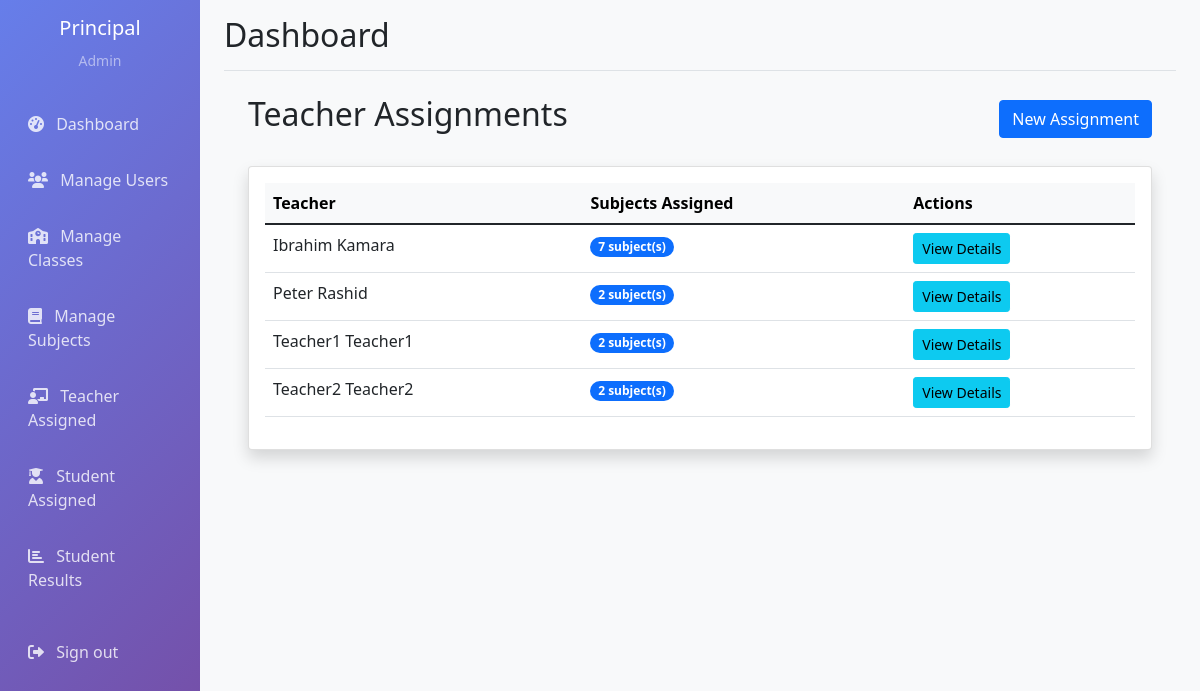
Page /accounts/teacher-assignments/ (signed in) on the committed database.
### accounts/models.py (models this page shows, shortened)
class CustomUser(AbstractUser):
    USER_TYPE_CHOICES = (
        ('admin', 'Admin'),
        ('teacher', 'Teacher'),
        ('student', 'Student'),
    )
    email = models.EmailField(unique=True)
    user_type = models.CharField(max_length=10, choices=USER_TYPE_CHOICES)
    phone = models.PositiveIntegerField(max_length=15, blank=True)
    address = models.CharField(blank=True)
    USERNAME_FIELD = 'email'
    REQUIRED_FIELDS = ['username', 'user_type']

### accounts/views.py (the view)
# urls.py: path('accounts/teacher-assignments/', views.manage_teacher_assignments, name='manage_teacher_assignments'),
@login_required
def manage_teacher_assignments(request):
    if request.user.user_type != 'admin':
        messages.error(request, 'Access denied')
        return redirect('dashboard')
    teachers = CustomUser.objects.filter(
        user_type='teacher',
        teachersubject__isnull=False
    ).annotate(
        total_subjects=Count('teachersubject')
    ).order_by('first_name')
    return render(request, 'admin/manage_teacher_assignments.html', {
        'teachers': teachers
    })

### templates/admin/manage_teacher_assignments.html (shortened to what this page needs)
{% extends 'base.html' %}
{% block content %}
<div class="container mt-4">
    <div class="d-flex justify-content-between align-items-center mb-4">
        <h2>Teacher Assignments</h2>
        <a href="{% url 'assign_teacher_subject' %}" class="btn btn-primary">
             New Assignment
        </a>
    </div>
    <div class="card shadow">
        <div class="card-body">
            <div class="table-responsive">
                <table class="table table-hover">
                    <thead class="table-light">
                        <tr>
                            <th>Teacher</th>
                            <th>Subjects Assigned</th>
                            <th>Actions</th>
                        </tr>
                    </thead>
                    <tbody>
                        {% for teacher in teachers %}
                        <tr>
                            <td>{{ teacher.get_full_name }}</td>
                            <td>
    <span class="badge bg-primary rounded-pill">
        {{ teacher.total_subjects }} subject(s)
    </span>
</td>
                            <td>
                                <a href="{% url 'teacher_assignments_detail' teacher.id %}"
                                   class="btn btn-sm btn-info">
                                     View Details
                                </a>
                            </td>
                        </tr>
                        {% empty %}
                        <tr>
                            <td colspan="3" class="text-center">No teacher assignments found</td>
                        </tr>
                        {% endfor %}
                    </tbody>
                </table>
            </div>
        </div>
    </div>
</div>
{% endblock %}

### templates/base.html (shortened to what this page needs)
<!DOCTYPE html>
<html lang="en">
<head>
    <link href="https://cdn.jsdelivr.net/npm/select2@4.1.0-rc.0/dist/css/select2.min.css" rel="stylesheet" />
    <link href="https://cdn.jsdelivr.net/npm/bootstrap@5.1.3/dist/css/bootstrap.min.css" rel="stylesheet">
    <link href="https://cdnjs.cloudflare.com/ajax/libs/font-awesome/6.0.0/css/all.min.css" rel="stylesheet">
</head>
<body>
    <div class="container-fluid">
        <div class="row">
            {% if request.user.is_authenticated %}
            <nav class="col-md-3 col-lg-2 d-md-block sidebar collapse">
                <div class="position-sticky pt-3">
                    <div class="text-center mb-4">
                        <h5 class="text-white">{{ request.user.get_full_name }}</h5>
                        <small class="text-white-50">{{ request.user.user_type|title }}</small>
                    </div>
                    <ul class="nav flex-column">
                        <li class="nav-item">
                            <a class="nav-link" href="{% url 'dashboard' %}">
                                <i class="fas fa-tachometer-alt me-2"></i>
                                Dashboard
                            </a>
                        </li>
                        {% if request.user.user_type == 'admin' %}
                        <li class="nav-item">
                            <a class="nav-link" href="{% url 'manage_users' %}">
                                <i class="fas fa-users me-2"></i>
                                Manage Users
                            </a>
                        </li>
                        <li class="nav-item">
                            <a class="nav-link" href="{% url 'manage_classes' %}">
                                <i class="fas fa-school me-2"></i>
                                Manage Classes
                            </a>
                        </li>
                        <li class="nav-item">
                            <a class="nav-link" href="{% url 'manage_subjects' %}">
                                <i class="fas fa-book me-2"></i>
                                Manage Subjects
                            </a>
                        </li>
                        <li class="nav-item">
                            <a class="nav-link" href="{% url 'manage_teacher_assignments' %}">
                                <i class="fas fa-chalkboard-teacher me-2"></i>
                                Teacher Assigned
                            </a>
                        </li>
                        <li class="nav-item">
                            <a class="nav-link" href="{% url 'manage_student_assignments' %}">
                                <i class="fas fa-user-graduate me-2"></i>
                                Student Assigned
                            </a>
                        </li>
                        <li class="nav-item">
                            <a class="nav-link" href="{% url 'admin_student_results' %}">
                                <i class="fas fa-chart-bar me-2"></i>
                                Student Results
                            </a>
                        </li>
                        {% endif %}
                        <li class="nav-item mt-3">
                            <a class="nav-link" href="{% url 'logout' %}">
                                <i class="fas fa-sign-out-alt me-2"></i>
                                Sign out
                            </a>
                        </li>
                    </ul>
                </div>
            </nav>
            {% endif %}
            <main class="col-md-9 ms-sm-auto col-lg-10 px-md-4 main-content">
                {% if request.user.is_authenticated %}
                <div class="d-flex justify-content-between flex-wrap flex-md-nowrap align-items-center pt-3 pb-2 mb-3 border-bottom">
                    <h1 class="h2">{% block page_title %}Dashboard{% endblock %}</h1>
                </div>
                {% endif %}
                {% block content %}
                {% endblock %}
            </main>
        </div>
    </div>
</body>
</html>

### templates/base.html (style rules this page uses)
.sidebar { min-height: 100vh; background: linear-gradient(135deg, #667eea 0%, #764ba2 100%); }
.sidebar .nav-link { color: rgba(255, 255, 255, 0.8); padding: 0.75rem 1rem; margin: 0.25rem 0; border-radius: 0.5rem; transition: all 0.3s; }
.main-content { background-color: #f8f9fa; min-height: 100vh; }

### rows in the picture
CustomUser: user.get_full_name "Principal", user.user_type "Admin"
CustomUser: get_full_name "Ibrahim Kamara", total_subjects "7"
CustomUser: get_full_name "Peter Rashid", total_subjects "2"
CustomUser: get_full_name "Teacher1 Teacher1", total_subjects "2"
CustomUser: get_full_name "Teacher2 Teacher2", total_subjects "2"
